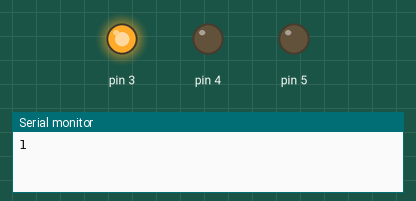
Recording of a sketch running on a simulated Arduino Uno, built with avr-gcc and run on an emulated ATmega328P. Parts: output pins drawn as LEDs (lit = HIGH), the last lines printed to the serial monitor.

Above: at 1.5 s.
At 4.5 s:
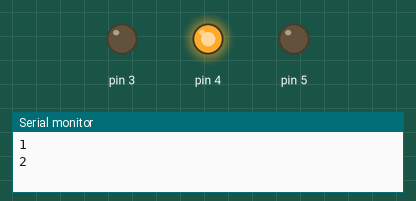
At 7.5 s:
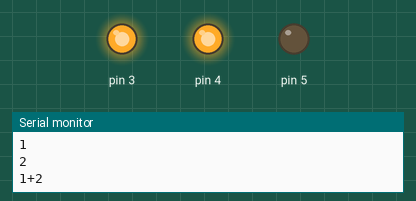
Timing chart, 0 to 11.7 s (numbered marks = the images above):
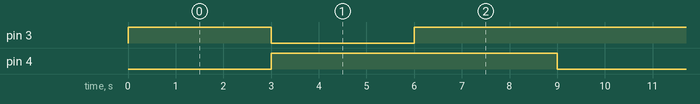

The sketch:

DualColorLEDDemo.ino
```cpp
void setup() {
  Serial.begin(19200);
  pinMode(3, OUTPUT);
  pinMode(4, OUTPUT);
  pinMode(5, OUTPUT);
  digitalWrite(3, LOW);
  digitalWrite(4, LOW);
}

void loop() {
  Serial.println(F("1"));
  digitalWrite(3, HIGH);
  delay(3000);
  Serial.println(F("2"));
  digitalWrite(3, LOW);
  digitalWrite(4, HIGH);
  delay(3000);
  Serial.println(F("1+2"));
  digitalWrite(3, HIGH);
  delay(3000);
  digitalWrite(3, LOW);
  digitalWrite(4, LOW);
}
```

Measured:
- by itself, pin 3: repeats every 9.0 s: LOW 3.0 s, HIGH 6.0 s
- by itself, pin 4: alternates HIGH for 6.0 s and LOW for 3.0 s
- by itself, everything shown: repeats every 9.0 s, in 4 steps
